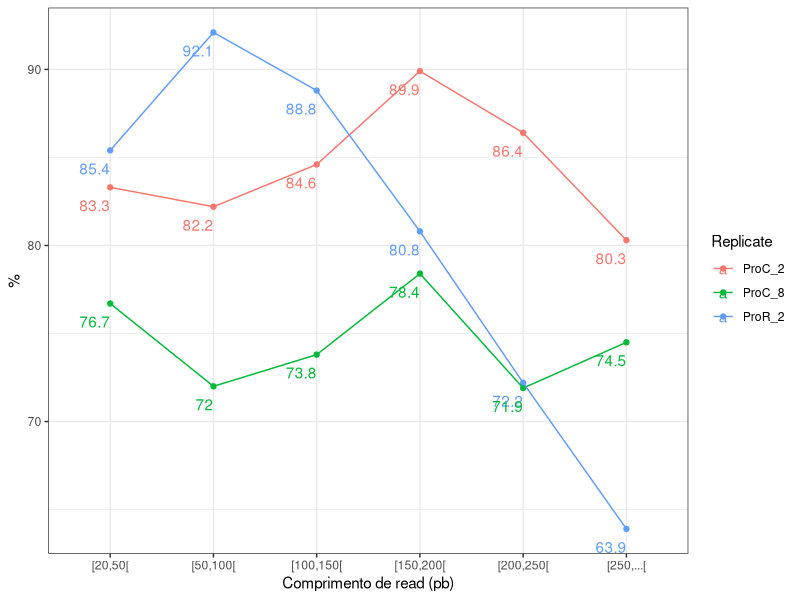

Recreate this plot in R.
### Plot Mapping Rate By Read Length

ProR_2 <- c(85.4, 92.1, 88.8, 80.8, 72.2, 63.9)

ProC_2 <- c(83.3, 82.2, 84.6, 89.9, 86.4, 80.3)

ProC_8 <- c(76.7, 72 , 73.8, 78.4, 71.9, 74.5)

ranges <- c("[20,50[", "[50,100[", "[100,150[",
            "[150,200[", "[200,250[","[250,...[")

mappings <- data.frame(ProR_2, ProC_2, ProC_8, ranges)


mappings$ranges <- factor(mappings$ranges, levels=ranges)

library("ggplot2")
library("tidyr")

p <- mappings %>% gather(Replicate, Percentage, ProR_2, ProC_2, ProC_8) %>% ggplot(aes(x=ranges, y=Percentage, colour=Replicate, group=Replicate)) + geom_point() + geom_line() + theme_bw()

p <- p + labs(x="Comprimento de read (pb)", y="%")

p + geom_text(aes(label=Percentage, hjust=1, vjust=2))
